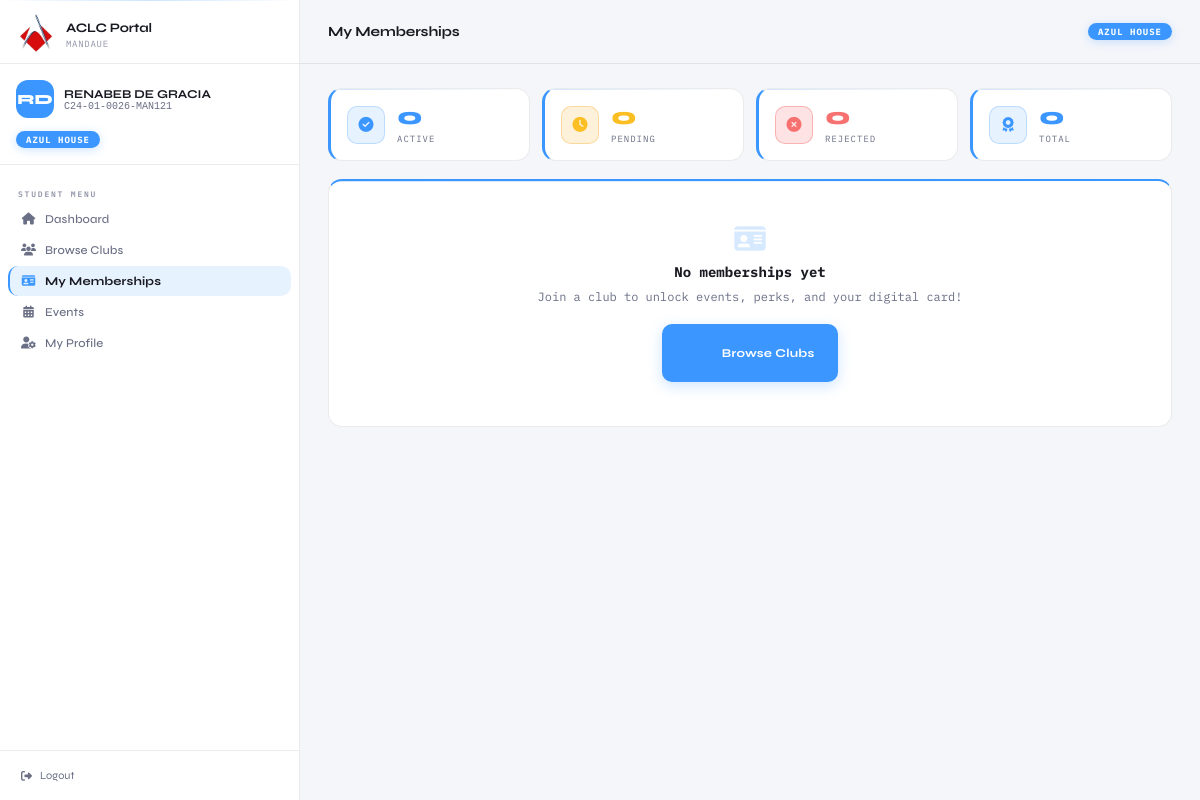
/student/memberships.php (signed in), run on the app's committed database.
### tables this page shows
CREATE TABLE `students` (
  `id` int(11) NOT NULL,
  `student_id` varchar(30) NOT NULL COMMENT 'Format: C24-01-XXXX-HOU',
  `last_name` varchar(100) NOT NULL,
  `first_name` varchar(100) NOT NULL,
  `middle_name` varchar(100) DEFAULT NULL,
  `course` varchar(20) DEFAULT NULL,
  `level` varchar(10) DEFAULT NULL,
  `status` varchar(30) DEFAULT 'STUDENT',
  `house` varchar(20) DEFAULT NULL,
  `password` varchar(255) DEFAULT NULL COMMENT 'NULL = not yet registered',
  `email` varchar(150) DEFAULT NULL,
  `phone` varchar(20) DEFAULT NULL,
  `profile_pic` varchar(255) DEFAULT NULL,
  `is_active` tinyint(1) DEFAULT 1,
  `created_at` timestamp NOT NULL DEFAULT current_timestamp(),
  `updated_at` timestamp NOT NULL DEFAULT current_timestamp() ON UPDATE current_timestamp()
);

### includes/config.php (called while the page is built, shortened)
<?php
function sanitize($str) {
    return htmlspecialchars(trim((string)$str), ENT_QUOTES, 'UTF-8');
}
function getHouseColor($house, $type = 'primary') {
    $colors = constant('HOUSE_COLORS');
    return $colors[strtoupper($house)][$type] ?? '#555555';
}
?>

### student/memberships.php (the view, shortened to what this page needs)
<?php
require_once '../includes/config.php';
$db = getDB();
$student_id = $_SESSION['student_id'];
$stmt = $db->prepare("SELECT * FROM students WHERE student_id = ?");
$stmt->execute([$student_id]);
$student = $stmt->fetch();
$stmt = $db->prepare("SELECT m.*, c.club_name, c.description, c.house as club_house,
    mc.card_number, mc.issued_at
    FROM memberships m
    JOIN clubs c ON m.club_id = c.id
    LEFT JOIN membership_cards mc ON mc.student_id=m.student_id AND mc.club_id=m.club_id
    WHERE m.student_id = ? ORDER BY m.status='approved' DESC, m.applied_at DESC");
$stmt->execute([$student_id]);
$memberships = $stmt->fetchAll();
$active = array_filter($memberships, fn($m) => $m['status'] === 'approved');
$pending = array_filter($memberships, fn($m) => $m['status'] === 'pending');
$rejected = array_filter($memberships, fn($m) => $m['status'] === 'rejected');
$houseTxt  = getHouseColor($student['house'], 'text');
$initials  = strtoupper(substr($student['first_name'],0,1) . substr($student['last_name'],0,1));
?>
<!DOCTYPE html>
<html lang="en">
<head>
<link rel="stylesheet" href="../css/portal.css">
<link rel="stylesheet" href="https://cdnjs.cloudflare.com/ajax/libs/font-awesome/6.4.0/css/all.min.css">
</head>
<body>
<div class="dashboard-wrap">
<aside class="sidebar">
    <div class="sb-brand" style="padding:20px 16px 14px;border-bottom:1px solid var(--border)">
            <div class="logo">
                <img src="../assets/aclc_logo(1).png"  style="width:40px;height:40px;object-fit:contain;">
            </div>
        <div><div class="sb-title">ACLC Portal</div><div class="sb-sub">Mandaue</div></div>
    </div>
    <div style="padding:16px;border-bottom:1px solid var(--border)">
        <div style="display:flex;align-items:center;gap:10px">
            <div style="width:38px;height:38px;border-radius:12px;background:var(--acc);display:flex;align-items:center;justify-content:center;font-size:14px;font-weight:800;color:#fff;flex-shrink:0"><?= $initials ?></div>
            <div>
                <div style="font-size:12px;font-weight:700;color:var(--text-primary)"><?= sanitize($student['first_name']) ?> <?= sanitize($student['last_name']) ?></div>
                <div style="font-size:10px;color:var(--text-muted);font-family:monospace"><?= sanitize($student['student_id']) ?></div>
            </div>
        </div>
        <div style="margin-top:10px"><span class="house-badge" style="background:var(--acc);color:<?= $houseTxt ?>"><?= sanitize($student['house']) ?> HOUSE</span></div>
    </div>
    <nav class="sb-nav">
        <div class="sb-section-label">Student Menu</div>
        <a href="dashboard.php" class="sb-item"><i class="fas fa-home"></i> Dashboard</a>
        <a href="clubs.php" class="sb-item"><i class="fas fa-users"></i> Browse Clubs</a>
        <a href="memberships.php" class="sb-item active"><i class="fas fa-id-card"></i> My Memberships</a>
        <a href="events.php" class="sb-item"><i class="fas fa-calendar-alt"></i> Events</a>
        <a href="profile.php" class="sb-item"><i class="fas fa-user-cog"></i> My Profile</a>
    </nav>
    <div class="sb-foot"><a href="../logout.php" class="sb-logout"><i class="fas fa-sign-out-alt"></i> Logout</a></div>
</aside>
<main class="main">
    <div class="topbar">
        <div class="topbar-title">My Memberships</div>
        <span class="house-badge"><?= sanitize($student['house']) ?> HOUSE</span>
    </div>
    <div class="page-content">
        <div class="stats-row">
            <div class="stat-card">
                <div class="stat-icon"><i class="fas fa-check-circle"></i></div>
                <div>
                    <div class="stat-val"><?= count($active) ?></div>
                    <div class="stat-label">Active</div>
                </div>
            </div>
            <div class="stat-card">
                <div class="stat-icon pending"><i class="fas fa-clock"></i></div>
                <div>
                    <div class="stat-val pending"><?= count($pending) ?></div>
                    <div class="stat-label">Pending</div>
                </div>
            </div>
            <div class="stat-card">
                <div class="stat-icon rejected"><i class="fas fa-times-circle"></i></div>
                <div>
                    <div class="stat-val rejected"><?= count($rejected) ?></div>
                    <div class="stat-label">Rejected</div>
                </div>
            </div>
            <div class="stat-card">
                <div class="stat-icon"><i class="fas fa-award"></i></div>
                <div>
                    <div class="stat-val"><?= count($memberships) ?></div>
                    <div class="stat-label">Total</div>
                </div>
            </div>
        </div>
        <?php if (empty($memberships)): ?>
        <div class="card empty-state">
            <i class="fas fa-id-card"></i>
            <h3 style="margin:0 0 8px;color:var(--text-primary)">No memberships yet</h3>
            <p style="margin-bottom:20px;color:var(--text-muted)">Join a club to unlock events, perks, and your digital card!</p>
            <a href="clubs.php" class="btn-join" style="width:auto;padding:10px 24px;display:inline-flex;align-items:center;gap:8px">
                <i class="fas fa-search"></i> Browse Clubs
            </a>
        </div>
        <?php endif; ?>
    </div>
</main>
</div>
</body>
</html>

### data on the page
students: initials "RD", first_name "RENABEB", last_name "DE GRACIA", student "C24-01-0026-MAN121", house "AZUL"

### other printed values
count($active) "0"
count($pending) "0"
count($rejected) "0"
count($memberships) "0"
